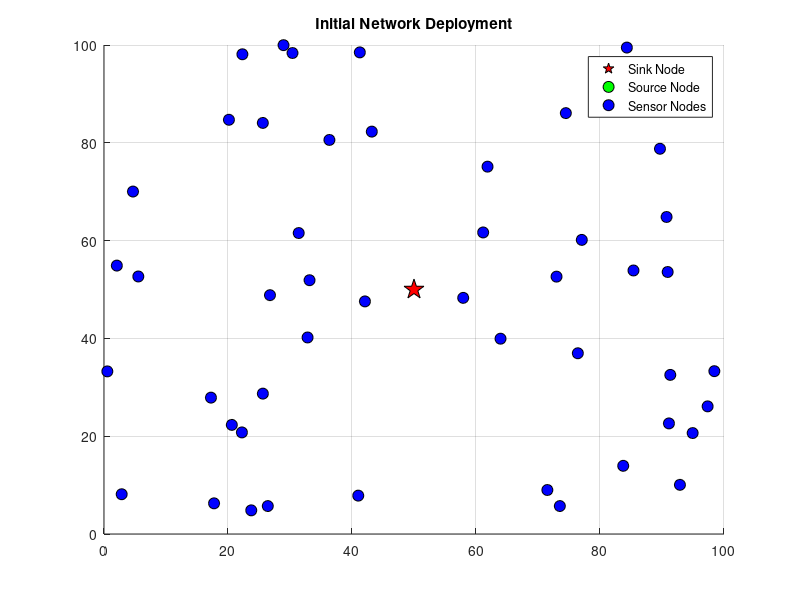

This chart was generated by the following MATLAB code: (Note: this script raises an error after producing the figure.)
% =========================================================================
% MAIN SCRIPT: WSN Reliability and Lifetime Simulation (Enhanced)
% =========================================================================
clear;
clc;
close all;

%% CONFIGURATION PARAMETERS
fprintf('Setting up network parameters...\n');

params.networkArea = [100, 100];
params.numNodes = 50;
params.initialEnergy = 0.2; % Reduced to make nodes die faster
params.commRange = 25; % Reduced range for realistic packet loss

sinkNodeId = 1;
sourceNodeId = params.numNodes;

params.E_tx = 50e-9;
params.E_rx = 50e-9;
params.E_amp = 100e-12;
params.packetSize_bits = 4000;

params.numRounds = 2000;
params.alpha_weight = 0.8; % Prioritize distance (80%) over energy (20%)
params.max_hops = 15;

%% NETWORK INITIALIZATION
fprintf('Initializing sensor node deployment...\n');
nodes = struct('id', {}, 'x', {}, 'y', {}, 'energy', {}, 'status', {});
for i = 1:params.numNodes
    nodes(i).id = i;
    nodes(i).x = rand() * params.networkArea(1);
    nodes(i).y = rand() * params.networkArea(2);
    nodes(i).energy = params.initialEnergy;
    nodes(i).status = 'alive';
end

% Define fixed sink and source positions
nodes(sinkNodeId).x = params.networkArea(1) / 2;
nodes(sinkNodeId).y = params.networkArea(2) / 2;
nodes(sourceNodeId).x = params.networkArea(1) * 0.95;
nodes(sourceNodeId).y = params.networkArea(2) * 0.95;

figure;
hold on;
plot(nodes(sinkNodeId).x, nodes(sinkNodeId).y, 'kp', 'MarkerSize', 15, 'MarkerFaceColor', 'r');
plot(nodes(sourceNodeId).x, nodes(sourceNodeId).y, 'ko', 'MarkerSize', 10, 'MarkerFaceColor', 'g');
for i = 1:params.numNodes
    if i ~= sinkNodeId && i ~= sourceNodeId
        plot(nodes(i).x, nodes(i).y, 'ko', 'MarkerSize', 8, 'MarkerFaceColor', 'b');
    end
end
title('Initial Network Deployment');
legend('Sink Node', 'Source Node', 'Sensor Nodes');
grid on;

%% RUN SIMULATIONS
fprintf('\n--- Running BASELINE Protocol Simulation ---\n');
stats_baseline = runWsnSimulation(nodes, sinkNodeId, sourceNodeId, params, 'baseline');
fprintf('\nBaseline Simulation Complete. Final PDR: %.2f%%\n', stats_baseline.PDR * 100);

fprintf('\n--- Running CUSTOM Energy-Aware Multipath Protocol ---\n');
stats_custom = runWsnSimulation(nodes, sinkNodeId, sourceNodeId, params, 'custom');
fprintf('\nCustom Protocol Simulation Complete. Final PDR: %.2f%%\n', stats_custom.PDR * 100);

%% RESULTS VISUALIZATION
fprintf('\nGenerating enhanced comparison plots...\n');
fig = figure('Name', 'WSN Simulation Results', 'Position', [100, 100, 1400, 500]);
sgtitle('Protocol Performance Comparison (Enhanced)', 'FontSize', 16, 'FontWeight', 'bold');

% Plot 1: Network Lifetime
subplot(1, 3, 1);
plot(1:params.numRounds, stats_baseline.alive_nodes_per_round, 'r-', 'LineWidth', 2);
hold on;
plot(1:params.numRounds, stats_custom.alive_nodes_per_round, 'b-', 'LineWidth', 2);
title('Network Lifetime Comparison');
xlabel('Simulation Round');
ylabel('Number of Alive Nodes');
legend('Baseline', 'Custom');
grid on;
ylim([0, params.numNodes]);

% Plot 2: Reliability (PDR)
subplot(1, 3, 2);
pdr_results = [stats_baseline.PDR, stats_custom.PDR] * 100;
bar_handle = bar(pdr_results, 'FaceColor', 'flat');
bar_handle.CData(1,:) = [1 0 0]; % Red
bar_handle.CData(2,:) = [0 0 1]; % Blue
set(gca, 'xticklabel', {'Baseline', 'Custom'});
ylabel('Packet Delivery Ratio (PDR) %');
title('Protocol Reliability Comparison');
ylim([0 100]);
grid on;

% Plot 3: Average Residual Energy
subplot(1, 3, 3);
plot(1:params.numRounds, stats_baseline.avg_energy_per_round, 'r-', 'LineWidth', 2);
hold on;
plot(1:params.numRounds, stats_custom.avg_energy_per_round, 'b-', 'LineWidth', 2);
title('Average Residual Energy');
xlabel('Simulation Round');
ylabel('Energy (Joules)');
legend('Baseline', 'Custom');
grid on;

fprintf('\n✅ Simulation and plotting complete.\n');
